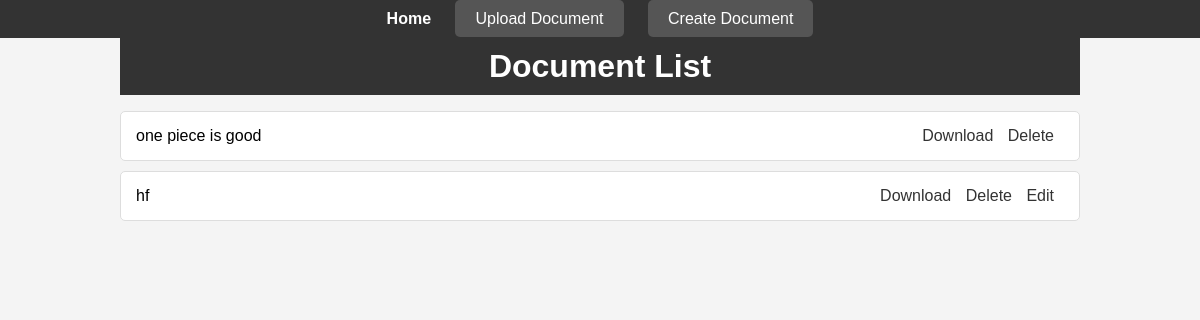
The app's page /documents/list/, older data.
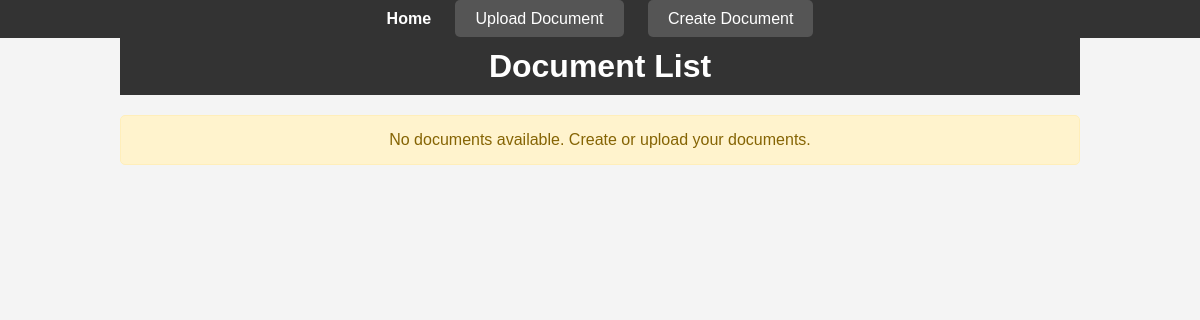
The same page, newer data.
### documents/models.py (models this page shows, shortened)
class Document(models.Model):
    title = models.CharField(max_length=255, blank=True, null=True)
    body = models.TextField(blank=True, null=True)
    uploaded_at = models.DateTimeField(auto_now_add=True)
    file = models.FileField(upload_to='documents/', blank=True, null=True)

### documents/views.py (the view)
# urls.py: path('list/', views.document_list, name='document_list'),
def document_list(request):
    documents = Document.objects.all()
    return render(request, 'documents/document_list.html', {'documents': documents})

### documents/templatetags/document_tags.py (called while the page is built)
@register.filter
def is_txt_file(file_name):
    return file_name.endswith('.txt')

### documents/templates/documents/document_list.html (shortened to what this page needs)
{% extends 'base.html' %}
{% load document_tags %}
{% block content %}
<h1>Document List</h1>
{% if documents %}
    <ul>
        {% for document in documents %}
            <li>
                <span>{{ document.title }}</span>
                <span>
                    <a href="{% url 'download_document' document.id %}">Download</a>
                    <a href="{% url 'delete_document' document.id %}">Delete</a>
                    {% if document.file.name|is_txt_file %}
                        <a href="{% url 'edit_document' document.id %}">Edit</a>
                    {% endif %}
                </span>
            </li>
        {% endfor %}
    </ul>
{% else %}
    <p class="no-documents">No documents available. Create or upload your documents.</p>
{% endif %}
{% endblock %}

### documents/templates/base.html (shortened to what this page needs)
{% load static %}
<!DOCTYPE html>
<html>
<head>
    <link rel="stylesheet" type="text/css" href="{% static 'documents/css/styles.css' %}">
</head>
<body>
    <div class="navbar">
        <a href="{% url 'document_list' %}" class="{% if request.resolver_match.url_name == 'document_list' %}active{% endif %}">Home</a>
        <a href="{% url 'upload_document' %}" class="button">Upload Document</a>
        <a href="{% url 'create_document' %}" class="button">Create Document</a>
    </div>
    <div class="container">
        {% block content %}
        {% endblock %}
    </div>
</body>
</html>

### documents/static/documents/css/styles.css (style rules this page uses)
body { font-family: Arial, sans-serif; background-color: #f4f4f4; margin: 0; padding: 0; }
h1 { background-color: #333; color: #fff; padding: 10px; text-align: center; margin: 0; }
a { color: #333; text-decoration: none; margin-right: 10px; transition: color 0.3s ease; }
.container { width: 80%; margin: auto; overflow: hidden; }
.navbar { background-color: #333; color: #fff; padding: 10px; text-align: center; }
.navbar a { color: #fff; margin: 0 10px; text-decoration: none; transition: color 0.3s ease; }
.navbar a.active { font-weight: bold; }
.navbar a.button { background-color: #555; padding: 10px 20px; border-radius: 5px; transition: background-color 0.3s ease; }
.no-documents { background-color: #fff3cd; color: #856404; padding: 15px; border: 1px solid #ffeeba; border-radius: 5px; text-align: center; margin: 20px 0; }

Row changes from the older to the newer data that the page shows:
removed Document: title "one piece is good"
removed Document: title "hf", shows "Edit"
Text that changed along with them:
text now shown: "No documents available. Create or upload your documents."
